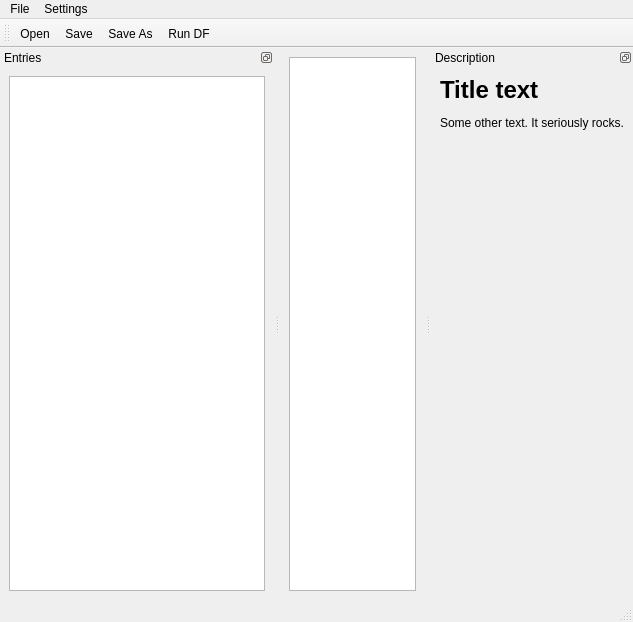
<?xml version="1.0" encoding="UTF-8"?>
<ui version="4.0">
 <class>MainWindow</class>
 <widget class="QMainWindow" name="MainWindow">
  <property name="geometry">
   <rect>
    <x>0</x>
    <y>0</y>
    <width>633</width>
    <height>622</height>
   </rect>
  </property>
  <property name="windowTitle">
   <string>MainWindow</string>
  </property>
  <property name="windowIcon">
   <iconset resource="resources.qrc">
    <normaloff>:/main_icon/main_64.png</normaloff>:/main_icon/main_64.png</iconset>
  </property>
  <widget class="QWidget" name="centralwidget">
   <layout class="QVBoxLayout" name="verticalLayout_2">
    <item>
     <widget class="QTreeView" name="entryView"/>
    </item>
   </layout>
  </widget>
  <widget class="QStatusBar" name="statusbar"/>
  <widget class="QToolBar" name="toolBar">
   <property name="windowTitle">
    <string>toolBar</string>
   </property>
   <attribute name="toolBarArea">
    <enum>TopToolBarArea</enum>
   </attribute>
   <attribute name="toolBarBreak">
    <bool>false</bool>
   </attribute>
   <addaction name="actionOpen"/>
   <addaction name="actionSave"/>
   <addaction name="actionSave_As"/>
   <addaction name="actionRun_DF"/>
  </widget>
  <widget class="QDockWidget" name="descriptioDock">
   <property name="features">
    <set>QDockWidget::DockWidgetFloatable|QDockWidget::DockWidgetMovable</set>
   </property>
   <property name="allowedAreas">
    <set>Qt::LeftDockWidgetArea|Qt::RightDockWidgetArea</set>
   </property>
   <property name="windowTitle">
    <string>Description</string>
   </property>
   <attribute name="dockWidgetArea">
    <number>2</number>
   </attribute>
   <widget class="QWidget" name="dockWidgetContents">
    <layout class="QVBoxLayout" name="verticalLayout">
     <item>
      <widget class="QLabel" name="DescriptionPanel">
       <property name="sizePolicy">
        <sizepolicy hsizetype="Preferred" vsizetype="Expanding">
         <horstretch>1</horstretch>
         <verstretch>1</verstretch>
        </sizepolicy>
       </property>
       <property name="minimumSize">
        <size>
         <width>0</width>
         <height>0</height>
        </size>
       </property>
       <property name="frameShape">
        <enum>QFrame::NoFrame</enum>
       </property>
       <property name="frameShadow">
        <enum>QFrame::Raised</enum>
       </property>
       <property name="lineWidth">
        <number>1</number>
       </property>
       <property name="midLineWidth">
        <number>0</number>
       </property>
       <property name="text">
        <string>&lt;h1&gt;Title text&lt;/h1&gt;&lt;p&gt;Some other text. It seriously rocks.&lt;/p&gt;</string>
       </property>
       <property name="textFormat">
        <enum>Qt::AutoText</enum>
       </property>
       <property name="scaledContents">
        <bool>false</bool>
       </property>
       <property name="alignment">
        <set>Qt::AlignTop</set>
       </property>
       <property name="wordWrap">
        <bool>true</bool>
       </property>
      </widget>
     </item>
    </layout>
   </widget>
  </widget>
  <widget class="QDockWidget" name="dockWidget">
   <property name="floating">
    <bool>false</bool>
   </property>
   <property name="features">
    <set>QDockWidget::DockWidgetFloatable|QDockWidget::DockWidgetMovable</set>
   </property>
   <property name="allowedAreas">
    <set>Qt::LeftDockWidgetArea|Qt::RightDockWidgetArea</set>
   </property>
   <property name="windowTitle">
    <string>Entries</string>
   </property>
   <attribute name="dockWidgetArea">
    <number>1</number>
   </attribute>
   <widget class="QWidget" name="dockWidgetContents_2">
    <layout class="QVBoxLayout" name="verticalLayout_3">
     <item>
      <widget class="QTreeView" name="structureView"/>
     </item>
    </layout>
   </widget>
  </widget>
  <widget class="QMenuBar" name="menubar">
   <property name="geometry">
    <rect>
     <x>0</x>
     <y>0</y>
     <width>633</width>
     <height>22</height>
    </rect>
   </property>
   <widget class="QMenu" name="menuFile">
    <property name="title">
     <string>File</string>
    </property>
    <addaction name="actionOpen"/>
    <addaction name="actionSave"/>
    <addaction name="actionSave_As"/>
    <addaction name="actionQuit"/>
   </widget>
   <widget class="QMenu" name="menuSettings">
    <property name="title">
     <string>Settings</string>
    </property>
    <addaction name="actionSetup_DF_executables"/>
   </widget>
   <addaction name="menuFile"/>
   <addaction name="menuSettings"/>
  </widget>
  <action name="actionOpen">
   <property name="text">
    <string>Open</string>
   </property>
  </action>
  <action name="actionSave">
   <property name="text">
    <string>Save</string>
   </property>
  </action>
  <action name="actionSave_As">
   <property name="text">
    <string>Save As</string>
   </property>
  </action>
  <action name="actionQuit">
   <property name="text">
    <string>Quit</string>
   </property>
  </action>
  <action name="actionRun_DF">
   <property name="text">
    <string>Run DF</string>
   </property>
  </action>
  <action name="actionSetup_DF_executables">
   <property name="text">
    <string>Setup DF executables</string>
   </property>
  </action>
 </widget>
 <resources>
  <include location="resources.qrc"/>
 </resources>
 <connections/>
</ui>
